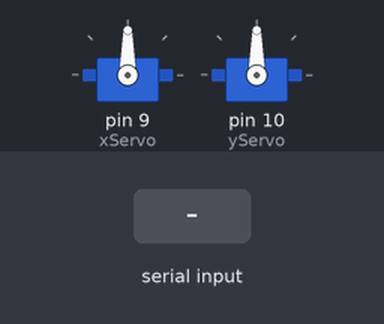
The sketch below on a simulated Arduino Uno, built with avr-gcc and run on an emulated ATmega328P. Parts: 2 × servo. Inputs (shaded band) come from the test bench.

Above: at 1.2 s.
1.3 s: "90,45\n" received over Serial
At 2.5 s:
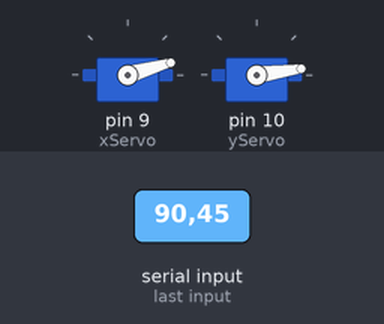
2.8 s: "30,150\n" received over Serial
At 3.8 s:
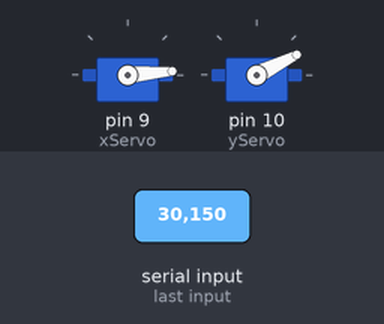
Timing chart, 0 to 5.8 s (numbered marks = the images above; inputs shaded):
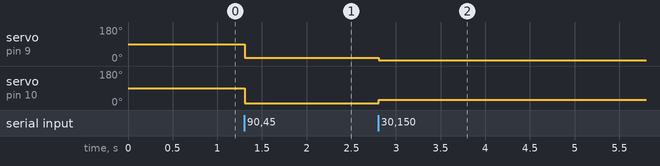

The sketch:

arduinoBase.ino
```cpp
#include <Servo.h>

Servo xServo;
Servo yServo;

void setup() {
  Serial.begin(9600);
  xServo.attach(9); // Connect the X servo to pin 9
  yServo.attach(10); // Connect the Y servo to pin 10
}

void loop() {
  if (Serial.available() > 0) {
    String data = Serial.readStringUntil('\n');
    int commaIndex = data.indexOf(',');

    if (commaIndex != -1) {
      String xStr = data.substring(0, commaIndex);
      String yStr = data.substring(commaIndex + 1);

      int x = xStr.toInt();
      int y = yStr.toInt();

      // Map the values to servo angles (adjust the range based on your servo specifications)
      int xAngle = map(x, 0, 1000, 0, 180);
      int yAngle = map(y, 0, 1000, 0, 180);

      xServo.write(xAngle);
      yServo.write(yAngle);
    }
  }
}
```

Measured:
- after the input at 1.3 s, servo on pin 9 (xServo): 90° → 16° at once; servo on pin 10 (yServo): 90° → 8° at once
- after the input at 2.8 s, servo on pin 9 (xServo): 16° → 5° at once; servo on pin 10 (yServo): 8° → 27° at once
